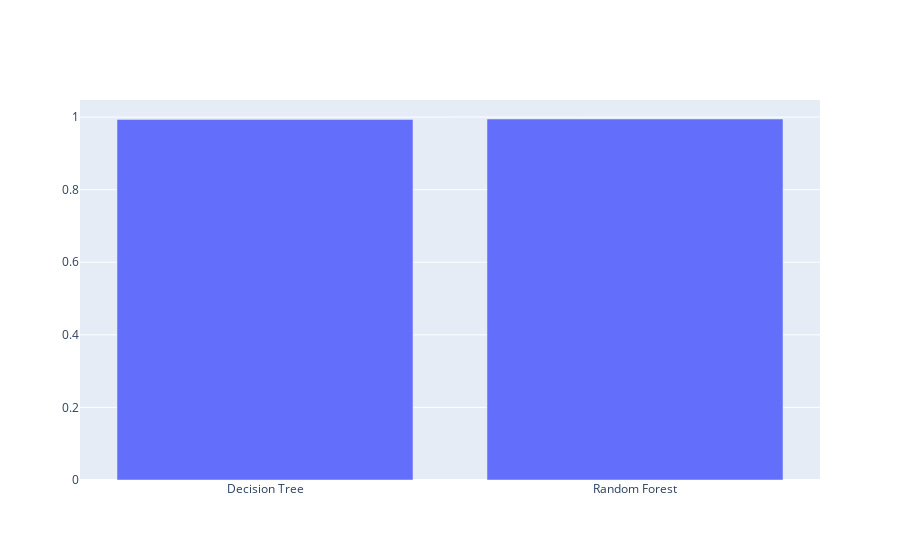

Source (notebook cell):
### Markdown cell above
### Accuracy Comparision

### Code cell
import plotly.graph_objs as px

xaxis = ['Decision Tree','Random Forest']
trace_data = []
accuracy_score = [acc_sc_dt,acc_sc_rf]
    
trace1 = px.Bar(x=xaxis, y= accuracy_score)
trace_data.append(trace1)
    
layout = px.Layout()
fig = px.Figure(data = trace_data, layout = layout)
fig.show()

### Figure 1 — Plotly figure (JSON) as saved in the notebook; plotly's stock layout.template omitted (floating-point values rounded to 4 significant figures)
{"data": [{"type": "bar", "x": ["Decision Tree", "Random Forest"], "y": [0.9936, 0.9947]}], "layout": {}}
